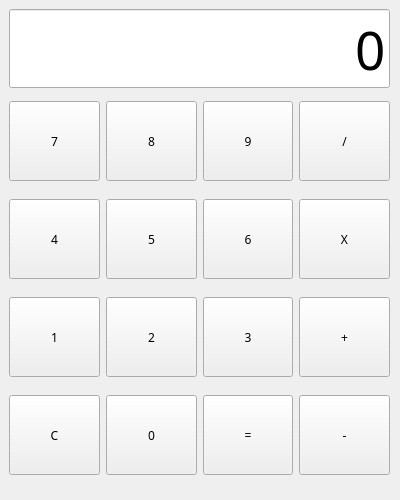
<?xml version="1.0" encoding="UTF-8"?>
<ui version="4.0">
 <class>Form</class>
 <widget class="QWidget" name="Form">
  <property name="geometry">
   <rect>
    <x>0</x>
    <y>0</y>
    <width>400</width>
    <height>500</height>
   </rect>
  </property>
  <property name="windowTitle">
   <string>Form</string>
  </property>
  <widget class="QWidget" name="verticalLayoutWidget">
   <property name="geometry">
    <rect>
     <x>9</x>
     <y>9</y>
     <width>381</width>
     <height>79</height>
    </rect>
   </property>
   <property name="font">
    <font>
     <family>맑은 고딕</family>
    </font>
   </property>
   <layout class="QVBoxLayout" name="verticalLayout">
    <item>
     <widget class="QLineEdit" name="txt_view">
      <property name="font">
       <font>
        <family>맑은 고딕</family>
        <pointsize>40</pointsize>
       </font>
      </property>
      <property name="text">
       <string>0</string>
      </property>
      <property name="alignment">
       <set>Qt::AlignBottom|Qt::AlignRight|Qt::AlignTrailing</set>
      </property>
     </widget>
    </item>
   </layout>
  </widget>
  <widget class="QWidget" name="gridLayoutWidget">
   <property name="geometry">
    <rect>
     <x>9</x>
     <y>89</y>
     <width>381</width>
     <height>401</height>
    </rect>
   </property>
   <property name="font">
    <font>
     <family>맑은 고딕</family>
    </font>
   </property>
   <layout class="QGridLayout" name="gridLayout">
    <item row="1" column="3">
     <widget class="QPushButton" name="btn_multipy">
      <property name="minimumSize">
       <size>
        <width>0</width>
        <height>80</height>
       </size>
      </property>
      <property name="font">
       <font>
        <family>맑은 고딕</family>
       </font>
      </property>
      <property name="text">
       <string>X</string>
      </property>
     </widget>
    </item>
    <item row="2" column="2">
     <widget class="QPushButton" name="btn_number3">
      <property name="minimumSize">
       <size>
        <width>0</width>
        <height>80</height>
       </size>
      </property>
      <property name="font">
       <font>
        <family>맑은 고딕</family>
       </font>
      </property>
      <property name="text">
       <string>3</string>
      </property>
     </widget>
    </item>
    <item row="2" column="3">
     <widget class="QPushButton" name="btn_add">
      <property name="minimumSize">
       <size>
        <width>0</width>
        <height>80</height>
       </size>
      </property>
      <property name="font">
       <font>
        <family>맑은 고딕</family>
       </font>
      </property>
      <property name="text">
       <string>+</string>
      </property>
     </widget>
    </item>
    <item row="1" column="0">
     <widget class="QPushButton" name="btn_number4">
      <property name="minimumSize">
       <size>
        <width>0</width>
        <height>80</height>
       </size>
      </property>
      <property name="font">
       <font>
        <family>맑은 고딕</family>
       </font>
      </property>
      <property name="text">
       <string>4</string>
      </property>
     </widget>
    </item>
    <item row="0" column="1">
     <widget class="QPushButton" name="btn_number8">
      <property name="minimumSize">
       <size>
        <width>0</width>
        <height>80</height>
       </size>
      </property>
      <property name="font">
       <font>
        <family>맑은 고딕</family>
       </font>
      </property>
      <property name="text">
       <string>8</string>
      </property>
     </widget>
    </item>
    <item row="0" column="2">
     <widget class="QPushButton" name="btn_number9">
      <property name="minimumSize">
       <size>
        <width>0</width>
        <height>80</height>
       </size>
      </property>
      <property name="font">
       <font>
        <family>맑은 고딕</family>
       </font>
      </property>
      <property name="text">
       <string>9</string>
      </property>
     </widget>
    </item>
    <item row="2" column="0">
     <widget class="QPushButton" name="btn_number1">
      <property name="minimumSize">
       <size>
        <width>0</width>
        <height>80</height>
       </size>
      </property>
      <property name="font">
       <font>
        <family>맑은 고딕</family>
       </font>
      </property>
      <property name="text">
       <string>1</string>
      </property>
     </widget>
    </item>
    <item row="0" column="3">
     <widget class="QPushButton" name="btn_divide">
      <property name="minimumSize">
       <size>
        <width>0</width>
        <height>80</height>
       </size>
      </property>
      <property name="font">
       <font>
        <family>맑은 고딕</family>
       </font>
      </property>
      <property name="text">
       <string>/</string>
      </property>
     </widget>
    </item>
    <item row="1" column="2">
     <widget class="QPushButton" name="btn_number6">
      <property name="minimumSize">
       <size>
        <width>0</width>
        <height>80</height>
       </size>
      </property>
      <property name="font">
       <font>
        <family>맑은 고딕</family>
       </font>
      </property>
      <property name="text">
       <string>6</string>
      </property>
     </widget>
    </item>
    <item row="3" column="0">
     <widget class="QPushButton" name="btn_C">
      <property name="minimumSize">
       <size>
        <width>0</width>
        <height>80</height>
       </size>
      </property>
      <property name="font">
       <font>
        <family>맑은 고딕</family>
       </font>
      </property>
      <property name="text">
       <string>C</string>
      </property>
     </widget>
    </item>
    <item row="2" column="1">
     <widget class="QPushButton" name="btn_number2">
      <property name="minimumSize">
       <size>
        <width>0</width>
        <height>80</height>
       </size>
      </property>
      <property name="font">
       <font>
        <family>맑은 고딕</family>
       </font>
      </property>
      <property name="text">
       <string>2</string>
      </property>
     </widget>
    </item>
    <item row="3" column="1">
     <widget class="QPushButton" name="btn_number0">
      <property name="minimumSize">
       <size>
        <width>0</width>
        <height>80</height>
       </size>
      </property>
      <property name="font">
       <font>
        <family>맑은 고딕</family>
       </font>
      </property>
      <property name="text">
       <string>0</string>
      </property>
     </widget>
    </item>
    <item row="0" column="0">
     <widget class="QPushButton" name="btn_number7">
      <property name="minimumSize">
       <size>
        <width>0</width>
        <height>80</height>
       </size>
      </property>
      <property name="font">
       <font>
        <family>맑은 고딕</family>
       </font>
      </property>
      <property name="text">
       <string>7</string>
      </property>
     </widget>
    </item>
    <item row="1" column="1">
     <widget class="QPushButton" name="btn_number5">
      <property name="minimumSize">
       <size>
        <width>0</width>
        <height>80</height>
       </size>
      </property>
      <property name="font">
       <font>
        <family>맑은 고딕</family>
       </font>
      </property>
      <property name="text">
       <string>5</string>
      </property>
     </widget>
    </item>
    <item row="3" column="2">
     <widget class="QPushButton" name="btn_result">
      <property name="minimumSize">
       <size>
        <width>0</width>
        <height>80</height>
       </size>
      </property>
      <property name="font">
       <font>
        <family>맑은 고딕</family>
       </font>
      </property>
      <property name="text">
       <string>=</string>
      </property>
     </widget>
    </item>
    <item row="3" column="3">
     <widget class="QPushButton" name="btn_minus">
      <property name="minimumSize">
       <size>
        <width>0</width>
        <height>80</height>
       </size>
      </property>
      <property name="font">
       <font>
        <family>맑은 고딕</family>
       </font>
      </property>
      <property name="text">
       <string>-</string>
      </property>
     </widget>
    </item>
   </layout>
  </widget>
 </widget>
 <resources/>
 <connections/>
</ui>
